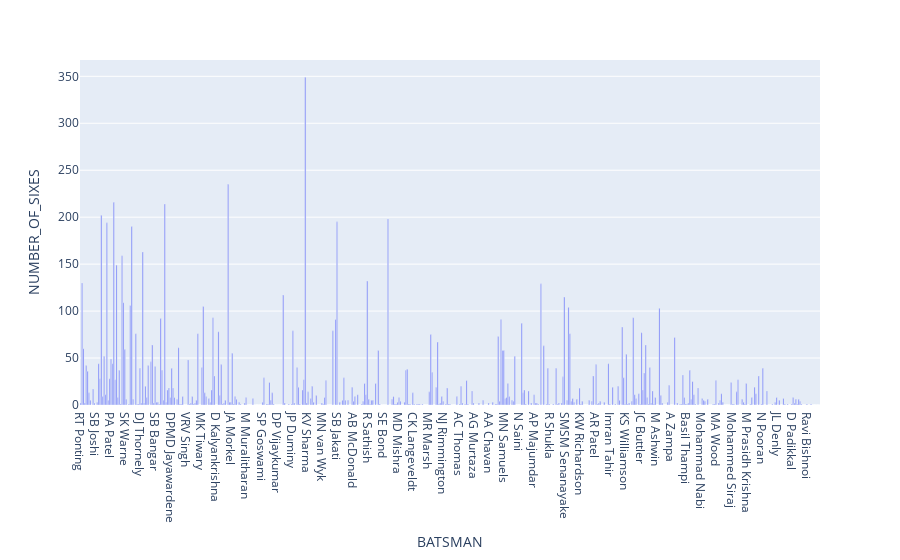

Notebook code for this chart:
### Code cell
six_data = pd.DataFrame(dict(BATSMAN = six_by_batsman.keys(),NUMBER_OF_SIXES = six_by_batsman.values()))
six_graph = px.bar(six_data , x = 'BATSMAN',y='NUMBER_OF_SIXES')
six_graph

### Figure 1 — Plotly figure (JSON) as saved in the notebook; plotly's stock layout.template omitted (floating-point values rounded to 4 significant figures; data arrays with more than 128 entries replaced by an {"elided": "..."} marker saying what was removed)
{"data": [{"alignmentgroup": "True", "hovertemplate": "BATSMAN=%{x}<br>NUMBER_OF_SIXES=%{y}<extra></extra>", "legendgroup": "", "marker": {"color": "#636efa", "pattern": {"shape": ""}}, "name": "", "offsetgroup": "", "orientation": "v", "showlegend": false, "textposition": "auto", "type": "bar", "x": {"elided": "537 str values"}, "xaxis": "x", "y": {"elided": "537 int values"}, "yaxis": "y"}], "layout": {"autosize": true, "barmode": "relative", "legend": {"tracegroupgap": 0}, "margin": {"t": 60}, "xaxis": {"anchor": "y", "autorange": true, "domain": [0, 1], "range": [-0.5, 536.5], "title": {"text": "BATSMAN"}, "type": "category"}, "yaxis": {"anchor": "x", "autorange": true, "domain": [0, 1], "range": [0, 367.4], "title": {"text": "NUMBER_OF_SIXES"}, "type": "linear"}}}
